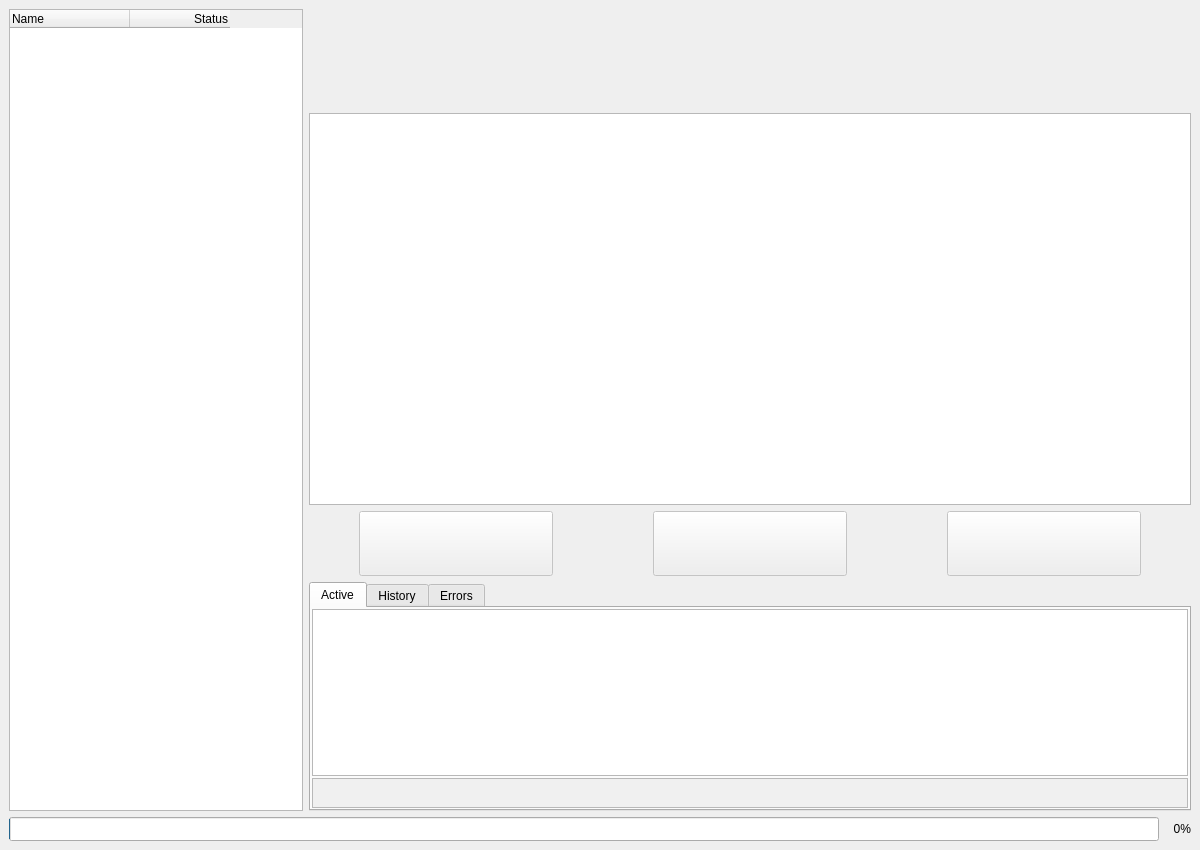
<?xml version="1.0" encoding="UTF-8"?>
<ui version="4.0">
 <class>FixateUI</class>
 <widget class="QMainWindow" name="FixateUI">
  <property name="enabled">
   <bool>true</bool>
  </property>
  <property name="geometry">
   <rect>
    <x>0</x>
    <y>0</y>
    <width>1200</width>
    <height>850</height>
   </rect>
  </property>
  <property name="baseSize">
   <size>
    <width>1200</width>
    <height>850</height>
   </size>
  </property>
  <property name="focusPolicy">
   <enum>Qt::StrongFocus</enum>
  </property>
  <property name="contextMenuPolicy">
   <enum>Qt::NoContextMenu</enum>
  </property>
  <property name="windowTitle">
   <string notr="true">Fixate</string>
  </property>
  <property name="windowOpacity">
   <double>1.000000000000000</double>
  </property>
  <property name="toolTip">
   <string notr="true"/>
  </property>
  <property name="statusTip">
   <string notr="true">Fixate</string>
  </property>
  <property name="whatsThis">
   <string notr="true">Fixate</string>
  </property>
  <property name="accessibleName">
   <string notr="true">Fixate</string>
  </property>
  <property name="accessibleDescription">
   <string notr="true"/>
  </property>
  <property name="autoFillBackground">
   <bool>false</bool>
  </property>
  <property name="windowFilePath">
   <string notr="true"/>
  </property>
  <property name="inputMethodHints">
   <set>Qt::ImhNone</set>
  </property>
  <property name="tabShape">
   <enum>QTabWidget::Rounded</enum>
  </property>
  <widget class="QWidget" name="MainWindow">
   <property name="toolTip">
    <string notr="true"/>
   </property>
   <property name="statusTip">
    <string notr="true"/>
   </property>
   <property name="whatsThis">
    <string notr="true"/>
   </property>
   <property name="accessibleName">
    <string notr="true"/>
   </property>
   <property name="accessibleDescription">
    <string notr="true"/>
   </property>
   <layout class="QGridLayout" name="gridLayout">
    <item row="0" column="1">
     <layout class="QVBoxLayout" name="FrameLayout" stretch="0,0">
      <property name="rightMargin">
       <number>0</number>
      </property>
      <property name="bottomMargin">
       <number>0</number>
      </property>
      <item>
       <layout class="QHBoxLayout" name="PaneLayout" stretch="1,3">
        <property name="leftMargin">
         <number>0</number>
        </property>
        <property name="rightMargin">
         <number>0</number>
        </property>
        <item>
         <layout class="QVBoxLayout" name="TestTreeLayout">
          <property name="rightMargin">
           <number>0</number>
          </property>
          <item>
           <widget class="QTreeWidget" name="TestTree">
            <property name="enabled">
             <bool>true</bool>
            </property>
            <property name="toolTip">
             <string notr="true"/>
            </property>
            <property name="statusTip">
             <string notr="true"/>
            </property>
            <property name="whatsThis">
             <string notr="true"/>
            </property>
            <property name="accessibleName">
             <string notr="true"/>
            </property>
            <property name="accessibleDescription">
             <string notr="true"/>
            </property>
            <property name="editTriggers">
             <set>QAbstractItemView::NoEditTriggers</set>
            </property>
            <property name="tabKeyNavigation">
             <bool>true</bool>
            </property>
            <property name="showDropIndicator" stdset="0">
             <bool>false</bool>
            </property>
            <property name="indentation">
             <number>10</number>
            </property>
            <property name="rootIsDecorated">
             <bool>true</bool>
            </property>
            <property name="uniformRowHeights">
             <bool>true</bool>
            </property>
            <property name="animated">
             <bool>true</bool>
            </property>
            <property name="allColumnsShowFocus">
             <bool>false</bool>
            </property>
            <property name="wordWrap">
             <bool>false</bool>
            </property>
            <property name="headerHidden">
             <bool>false</bool>
            </property>
            <property name="columnCount">
             <number>2</number>
            </property>
            <attribute name="headerVisible">
             <bool>true</bool>
            </attribute>
            <attribute name="headerCascadingSectionResizes">
             <bool>false</bool>
            </attribute>
            <attribute name="headerDefaultSectionSize">
             <number>120</number>
            </attribute>
            <attribute name="headerHighlightSections">
             <bool>false</bool>
            </attribute>
            <attribute name="headerMinimumSectionSize">
             <number>20</number>
            </attribute>
            <attribute name="headerShowSortIndicator" stdset="0">
             <bool>false</bool>
            </attribute>
            <attribute name="headerStretchLastSection">
             <bool>false</bool>
            </attribute>
            <column>
             <property name="text">
              <string notr="true">Name</string>
             </property>
             <property name="toolTip">
              <string notr="true"/>
             </property>
             <property name="statusTip">
              <string notr="true"/>
             </property>
             <property name="whatsThis">
              <string notr="true"/>
             </property>
            </column>
            <column>
             <property name="text">
              <string notr="true">Status</string>
             </property>
             <property name="toolTip">
              <string notr="true"/>
             </property>
             <property name="statusTip">
              <string notr="true"/>
             </property>
             <property name="whatsThis">
              <string notr="true"/>
             </property>
             <property name="textAlignment">
              <set>AlignTrailing|AlignVCenter</set>
             </property>
            </column>
           </widget>
          </item>
         </layout>
        </item>
        <item>
         <layout class="QVBoxLayout" name="MainLayout" stretch="3,12,2,7">
          <property name="rightMargin">
           <number>0</number>
          </property>
          <item>
           <layout class="QHBoxLayout" name="TitleLayout" stretch="10,1">
            <property name="spacing">
             <number>2</number>
            </property>
            <property name="topMargin">
             <number>0</number>
            </property>
            <item>
             <layout class="QVBoxLayout" name="InfoLayout" stretch="1,1">
              <property name="rightMargin">
               <number>0</number>
              </property>
              <item>
               <widget class="QLabel" name="ActiveTest">
                <property name="sizePolicy">
                 <sizepolicy hsizetype="Expanding" vsizetype="Preferred">
                  <horstretch>10</horstretch>
                  <verstretch>0</verstretch>
                 </sizepolicy>
                </property>
                <property name="font">
                 <font>
                  <family>Arial</family>
                  <pointsize>20</pointsize>
                  <weight>75</weight>
                  <bold>true</bold>
                  <underline>false</underline>
                  <strikeout>false</strikeout>
                  <kerning>true</kerning>
                 </font>
                </property>
                <property name="contextMenuPolicy">
                 <enum>Qt::NoContextMenu</enum>
                </property>
                <property name="toolTip">
                 <string notr="true"/>
                </property>
                <property name="statusTip">
                 <string notr="true"/>
                </property>
                <property name="whatsThis">
                 <string notr="true"/>
                </property>
                <property name="accessibleName">
                 <string notr="true"/>
                </property>
                <property name="accessibleDescription">
                 <string notr="true"/>
                </property>
                <property name="text">
                 <string/>
                </property>
                <property name="scaledContents">
                 <bool>false</bool>
                </property>
                <property name="alignment">
                 <set>Qt::AlignCenter</set>
                </property>
                <property name="wordWrap">
                 <bool>false</bool>
                </property>
                <property name="margin">
                 <number>0</number>
                </property>
                <property name="indent">
                 <number>10</number>
                </property>
                <property name="textInteractionFlags">
                 <set>Qt::TextSelectableByMouse</set>
                </property>
               </widget>
              </item>
              <item>
               <widget class="QLabel" name="TestDescription">
                <property name="sizePolicy">
                 <sizepolicy hsizetype="Expanding" vsizetype="Preferred">
                  <horstretch>0</horstretch>
                  <verstretch>0</verstretch>
                 </sizepolicy>
                </property>
                <property name="font">
                 <font>
                  <family>Arial</family>
                  <pointsize>14</pointsize>
                  <weight>50</weight>
                  <bold>false</bold>
                  <underline>false</underline>
                  <strikeout>false</strikeout>
                  <kerning>true</kerning>
                 </font>
                </property>
                <property name="contextMenuPolicy">
                 <enum>Qt::NoContextMenu</enum>
                </property>
                <property name="toolTip">
                 <string notr="true"/>
                </property>
                <property name="statusTip">
                 <string notr="true"/>
                </property>
                <property name="whatsThis">
                 <string notr="true"/>
                </property>
                <property name="accessibleName">
                 <string notr="true"/>
                </property>
                <property name="accessibleDescription">
                 <string notr="true"/>
                </property>
                <property name="text">
                 <string/>
                </property>
                <property name="scaledContents">
                 <bool>false</bool>
                </property>
                <property name="alignment">
                 <set>Qt::AlignCenter</set>
                </property>
                <property name="wordWrap">
                 <bool>false</bool>
                </property>
                <property name="margin">
                 <number>0</number>
                </property>
                <property name="indent">
                 <number>10</number>
                </property>
                <property name="textInteractionFlags">
                 <set>Qt::TextSelectableByMouse</set>
                </property>
               </widget>
              </item>
             </layout>
            </item>
            <item>
             <widget class="QWidget" name="IndicatorContainer" native="true">
              <layout class="QGridLayout" name="IndicatorLayout">
               <property name="leftMargin">
                <number>0</number>
               </property>
               <property name="topMargin">
                <number>0</number>
               </property>
               <property name="rightMargin">
                <number>0</number>
               </property>
               <property name="bottomMargin">
                <number>0</number>
               </property>
               <item row="0" column="0">
                <widget class="QLabel" name="WorkingIndicator">
                 <property name="sizePolicy">
                  <sizepolicy hsizetype="Preferred" vsizetype="Preferred">
                   <horstretch>0</horstretch>
                   <verstretch>0</verstretch>
                  </sizepolicy>
                 </property>
                 <property name="toolTip">
                  <string notr="true"/>
                 </property>
                 <property name="statusTip">
                  <string notr="true"/>
                 </property>
                 <property name="whatsThis">
                  <string notr="true"/>
                 </property>
                 <property name="accessibleName">
                  <string notr="true"/>
                 </property>
                 <property name="accessibleDescription">
                  <string notr="true"/>
                 </property>
                 <property name="text">
                  <string/>
                 </property>
                </widget>
               </item>
              </layout>
             </widget>
            </item>
           </layout>
          </item>
          <item>
           <widget class="ResizeImageView" name="ImageView">
            <property name="enabled">
             <bool>true</bool>
            </property>
            <property name="sizePolicy">
             <sizepolicy hsizetype="Expanding" vsizetype="Expanding">
              <horstretch>0</horstretch>
              <verstretch>0</verstretch>
             </sizepolicy>
            </property>
            <property name="focusPolicy">
             <enum>Qt::NoFocus</enum>
            </property>
            <property name="contextMenuPolicy">
             <enum>Qt::NoContextMenu</enum>
            </property>
            <property name="acceptDrops">
             <bool>false</bool>
            </property>
            <property name="toolTip">
             <string notr="true"/>
            </property>
            <property name="statusTip">
             <string notr="true"/>
            </property>
            <property name="whatsThis">
             <string notr="true"/>
            </property>
            <property name="accessibleName">
             <string notr="true"/>
            </property>
            <property name="autoFillBackground">
             <bool>true</bool>
            </property>
            <property name="verticalScrollBarPolicy">
             <enum>Qt::ScrollBarAlwaysOff</enum>
            </property>
            <property name="horizontalScrollBarPolicy">
             <enum>Qt::ScrollBarAlwaysOff</enum>
            </property>
            <property name="sizeAdjustPolicy">
             <enum>QAbstractScrollArea::AdjustIgnored</enum>
            </property>
            <property name="interactive">
             <bool>false</bool>
            </property>
           </widget>
          </item>
          <item>
           <layout class="QHBoxLayout" name="ButtonLayout" stretch="1,1,1">
            <property name="spacing">
             <number>100</number>
            </property>
            <property name="sizeConstraint">
             <enum>QLayout::SetMaximumSize</enum>
            </property>
            <property name="leftMargin">
             <number>50</number>
            </property>
            <property name="rightMargin">
             <number>50</number>
            </property>
            <item>
             <widget class="QPushButton" name="Button_1">
              <property name="enabled">
               <bool>false</bool>
              </property>
              <property name="sizePolicy">
               <sizepolicy hsizetype="Minimum" vsizetype="Expanding">
                <horstretch>0</horstretch>
                <verstretch>0</verstretch>
               </sizepolicy>
              </property>
              <property name="text">
               <string/>
              </property>
              <property name="checkable">
               <bool>false</bool>
              </property>
              <property name="default">
               <bool>false</bool>
              </property>
              <property name="flat">
               <bool>false</bool>
              </property>
             </widget>
            </item>
            <item>
             <widget class="QPushButton" name="Button_2">
              <property name="enabled">
               <bool>false</bool>
              </property>
              <property name="sizePolicy">
               <sizepolicy hsizetype="Minimum" vsizetype="Expanding">
                <horstretch>0</horstretch>
                <verstretch>0</verstretch>
               </sizepolicy>
              </property>
              <property name="text">
               <string/>
              </property>
             </widget>
            </item>
            <item>
             <widget class="QPushButton" name="Button_3">
              <property name="enabled">
               <bool>false</bool>
              </property>
              <property name="sizePolicy">
               <sizepolicy hsizetype="Minimum" vsizetype="Expanding">
                <horstretch>0</horstretch>
                <verstretch>0</verstretch>
               </sizepolicy>
              </property>
              <property name="text">
               <string/>
              </property>
             </widget>
            </item>
           </layout>
          </item>
          <item>
           <widget class="QTabWidget" name="EventTabs">
            <property name="sizePolicy">
             <sizepolicy hsizetype="Expanding" vsizetype="Expanding">
              <horstretch>0</horstretch>
              <verstretch>0</verstretch>
             </sizepolicy>
            </property>
            <property name="toolTip">
             <string notr="true"/>
            </property>
            <property name="statusTip">
             <string notr="true"/>
            </property>
            <property name="whatsThis">
             <string notr="true"/>
            </property>
            <property name="accessibleName">
             <string notr="true"/>
            </property>
            <property name="accessibleDescription">
             <string notr="true"/>
            </property>
            <property name="currentIndex">
             <number>0</number>
            </property>
            <widget class="QWidget" name="Active">
             <property name="toolTip">
              <string notr="true"/>
             </property>
             <property name="statusTip">
              <string notr="true"/>
             </property>
             <property name="whatsThis">
              <string notr="true"/>
             </property>
             <property name="accessibleName">
              <string notr="true"/>
             </property>
             <property name="accessibleDescription">
              <string notr="true"/>
             </property>
             <attribute name="title">
              <string>Active</string>
             </attribute>
             <layout class="QGridLayout" name="ActiveLayout" rowstretch="7,1">
              <property name="leftMargin">
               <number>1</number>
              </property>
              <property name="topMargin">
               <number>1</number>
              </property>
              <property name="rightMargin">
               <number>1</number>
              </property>
              <property name="bottomMargin">
               <number>1</number>
              </property>
              <property name="verticalSpacing">
               <number>2</number>
              </property>
              <item row="0" column="0">
               <widget class="QTextEdit" name="ActiveEvent">
                <property name="sizePolicy">
                 <sizepolicy hsizetype="Expanding" vsizetype="Expanding">
                  <horstretch>0</horstretch>
                  <verstretch>0</verstretch>
                 </sizepolicy>
                </property>
                <property name="minimumSize">
                 <size>
                  <width>0</width>
                  <height>0</height>
                 </size>
                </property>
                <property name="font">
                 <font>
                  <family>Arial</family>
                  <pointsize>18</pointsize>
                 </font>
                </property>
                <property name="cursor" stdset="0">
                 <cursorShape>IBeamCursor</cursorShape>
                </property>
                <property name="focusPolicy">
                 <enum>Qt::NoFocus</enum>
                </property>
                <property name="toolTip">
                 <string notr="true"/>
                </property>
                <property name="statusTip">
                 <string notr="true"/>
                </property>
                <property name="whatsThis">
                 <string notr="true"/>
                </property>
                <property name="accessibleName">
                 <string notr="true"/>
                </property>
                <property name="accessibleDescription">
                 <string notr="true"/>
                </property>
                <property name="frameShape">
                 <enum>QFrame::StyledPanel</enum>
                </property>
                <property name="frameShadow">
                 <enum>QFrame::Sunken</enum>
                </property>
                <property name="lineWidth">
                 <number>1</number>
                </property>
                <property name="horizontalScrollBarPolicy">
                 <enum>Qt::ScrollBarAlwaysOff</enum>
                </property>
                <property name="sizeAdjustPolicy">
                 <enum>QAbstractScrollArea::AdjustToContents</enum>
                </property>
                <property name="autoFormatting">
                 <set>QTextEdit::AutoNone</set>
                </property>
                <property name="documentTitle">
                 <string notr="true"/>
                </property>
                <property name="undoRedoEnabled">
                 <bool>false</bool>
                </property>
                <property name="readOnly">
                 <bool>true</bool>
                </property>
                <property name="acceptRichText">
                 <bool>false</bool>
                </property>
                <property name="cursorWidth">
                 <number>1</number>
                </property>
                <property name="placeholderText">
                 <string notr="true"/>
                </property>
               </widget>
              </item>
              <item row="1" column="0">
               <widget class="SubmissionTextBox" name="UserInputBox">
                <property name="enabled">
                 <bool>false</bool>
                </property>
                <property name="sizePolicy">
                 <sizepolicy hsizetype="Expanding" vsizetype="Expanding">
                  <horstretch>0</horstretch>
                  <verstretch>0</verstretch>
                 </sizepolicy>
                </property>
                <property name="minimumSize">
                 <size>
                  <width>0</width>
                  <height>30</height>
                 </size>
                </property>
                <property name="palette">
                 <palette>
                  <active>
                   <colorrole role="Base">
                    <brush brushstyle="SolidPattern">
                     <color alpha="255">
                      <red>255</red>
                      <green>202</green>
                      <blue>175</blue>
                     </color>
                    </brush>
                   </colorrole>
                  </active>
                  <inactive>
                   <colorrole role="Base">
                    <brush brushstyle="SolidPattern">
                     <color alpha="255">
                      <red>255</red>
                      <green>202</green>
                      <blue>175</blue>
                     </color>
                    </brush>
                   </colorrole>
                  </inactive>
                  <disabled>
                   <colorrole role="Base">
                    <brush brushstyle="SolidPattern">
                     <color alpha="255">
                      <red>240</red>
                      <green>240</green>
                      <blue>240</blue>
                     </color>
                    </brush>
                   </colorrole>
                  </disabled>
                 </palette>
                </property>
                <property name="font">
                 <font>
                  <pointsize>12</pointsize>
                  <weight>50</weight>
                  <bold>false</bold>
                 </font>
                </property>
                <property name="cursor" stdset="0">
                 <cursorShape>IBeamCursor</cursorShape>
                </property>
                <property name="acceptDrops">
                 <bool>false</bool>
                </property>
                <property name="toolTip">
                 <string notr="true"/>
                </property>
                <property name="statusTip">
                 <string notr="true"/>
                </property>
                <property name="whatsThis">
                 <string notr="true"/>
                </property>
                <property name="accessibleName">
                 <string notr="true"/>
                </property>
                <property name="accessibleDescription">
                 <string notr="true"/>
                </property>
                <property name="documentTitle">
                 <string notr="true"/>
                </property>
                <property name="undoRedoEnabled">
                 <bool>false</bool>
                </property>
                <property name="readOnly">
                 <bool>false</bool>
                </property>
                <property name="plainText">
                 <string notr="true"/>
                </property>
                <property name="textInteractionFlags">
                 <set>Qt::TextEditorInteraction</set>
                </property>
                <property name="maximumBlockCount">
                 <number>1</number>
                </property>
                <property name="placeholderText">
                 <string notr="true"/>
                </property>
               </widget>
              </item>
             </layout>
            </widget>
            <widget class="QWidget" name="History">
             <property name="toolTip">
              <string notr="true"/>
             </property>
             <property name="statusTip">
              <string notr="true"/>
             </property>
             <property name="whatsThis">
              <string notr="true"/>
             </property>
             <property name="accessibleName">
              <string notr="true"/>
             </property>
             <property name="accessibleDescription">
              <string notr="true"/>
             </property>
             <attribute name="title">
              <string>History</string>
             </attribute>
             <layout class="QGridLayout" name="HistoryLayout">
              <property name="leftMargin">
               <number>1</number>
              </property>
              <property name="topMargin">
               <number>1</number>
              </property>
              <property name="rightMargin">
               <number>1</number>
              </property>
              <property name="bottomMargin">
               <number>1</number>
              </property>
              <item row="0" column="0">
               <widget class="QTextEdit" name="Events">
                <property name="sizePolicy">
                 <sizepolicy hsizetype="Expanding" vsizetype="Expanding">
                  <horstretch>0</horstretch>
                  <verstretch>0</verstretch>
                 </sizepolicy>
                </property>
                <property name="minimumSize">
                 <size>
                  <width>0</width>
                  <height>0</height>
                 </size>
                </property>
                <property name="font">
                 <font>
                  <family>Courier New</family>
                  <pointsize>9</pointsize>
                 </font>
                </property>
                <property name="cursor" stdset="0">
                 <cursorShape>IBeamCursor</cursorShape>
                </property>
                <property name="focusPolicy">
                 <enum>Qt::NoFocus</enum>
                </property>
                <property name="toolTip">
                 <string notr="true"/>
                </property>
                <property name="statusTip">
                 <string notr="true"/>
                </property>
                <property name="whatsThis">
                 <string notr="true"/>
                </property>
                <property name="accessibleName">
                 <string notr="true"/>
                </property>
                <property name="accessibleDescription">
                 <string notr="true"/>
                </property>
                <property name="frameShape">
                 <enum>QFrame::StyledPanel</enum>
                </property>
                <property name="frameShadow">
                 <enum>QFrame::Sunken</enum>
                </property>
                <property name="lineWidth">
                 <number>1</number>
                </property>
                <property name="horizontalScrollBarPolicy">
                 <enum>Qt::ScrollBarAlwaysOff</enum>
                </property>
                <property name="sizeAdjustPolicy">
                 <enum>QAbstractScrollArea::AdjustToContents</enum>
                </property>
                <property name="autoFormatting">
                 <set>QTextEdit::AutoNone</set>
                </property>
                <property name="documentTitle">
                 <string notr="true"/>
                </property>
                <property name="undoRedoEnabled">
                 <bool>false</bool>
                </property>
                <property name="readOnly">
                 <bool>true</bool>
                </property>
                <property name="acceptRichText">
                 <bool>false</bool>
                </property>
                <property name="cursorWidth">
                 <number>1</number>
                </property>
               </widget>
              </item>
             </layout>
            </widget>
            <widget class="QWidget" name="ErrorLog">
             <property name="toolTip">
              <string notr="true"/>
             </property>
             <property name="statusTip">
              <string notr="true"/>
             </property>
             <property name="whatsThis">
              <string notr="true"/>
             </property>
             <property name="accessibleName">
              <string notr="true"/>
             </property>
             <property name="accessibleDescription">
              <string notr="true"/>
             </property>
             <attribute name="title">
              <string>Errors</string>
             </attribute>
             <layout class="QGridLayout" name="ErrorLayout">
              <property name="leftMargin">
               <number>1</number>
              </property>
              <property name="topMargin">
               <number>1</number>
              </property>
              <property name="rightMargin">
               <number>1</number>
              </property>
              <property name="bottomMargin">
               <number>1</number>
              </property>
              <item row="0" column="0">
               <widget class="QTextEdit" name="Errors">
                <property name="sizePolicy">
                 <sizepolicy hsizetype="Expanding" vsizetype="Expanding">
                  <horstretch>0</horstretch>
                  <verstretch>0</verstretch>
                 </sizepolicy>
                </property>
                <property name="minimumSize">
                 <size>
                  <width>0</width>
                  <height>0</height>
                 </size>
                </property>
                <property name="palette">
                 <palette>
                  <active>
                   <colorrole role="Text">
                    <brush brushstyle="SolidPattern">
                     <color alpha="255">
                      <red>255</red>
                      <green>0</green>
                      <blue>0</blue>
                     </color>
                    </brush>
                   </colorrole>
                  </active>
                  <inactive>
                   <colorrole role="Text">
                    <brush brushstyle="SolidPattern">
                     <color alpha="255">
                      <red>255</red>
                      <green>0</green>
                      <blue>0</blue>
                     </color>
                    </brush>
                   </colorrole>
                  </inactive>
                  <disabled>
                   <colorrole role="Text">
                    <brush brushstyle="SolidPattern">
                     <color alpha="255">
                      <red>120</red>
                      <green>120</green>
                      <blue>120</blue>
                     </color>
                    </brush>
                   </colorrole>
                  </disabled>
                 </palette>
                </property>
                <property name="font">
                 <font>
                  <family>Courier New</family>
                  <pointsize>9</pointsize>
                  <weight>75</weight>
                  <bold>true</bold>
                 </font>
                </property>
                <property name="cursor" stdset="0">
                 <cursorShape>IBeamCursor</cursorShape>
                </property>
                <property name="focusPolicy">
                 <enum>Qt::NoFocus</enum>
                </property>
                <property name="toolTip">
                 <string notr="true"/>
                </property>
                <property name="statusTip">
                 <string notr="true"/>
                </property>
                <property name="whatsThis">
                 <string notr="true"/>
                </property>
                <property name="accessibleName">
                 <string notr="true"/>
                </property>
                <property name="accessibleDescription">
                 <string notr="true"/>
                </property>
                <property name="frameShape">
                 <enum>QFrame::StyledPanel</enum>
                </property>
                <property name="frameShadow">
                 <enum>QFrame::Sunken</enum>
                </property>
                <property name="lineWidth">
                 <number>1</number>
                </property>
                <property name="horizontalScrollBarPolicy">
                 <enum>Qt::ScrollBarAlwaysOff</enum>
                </property>
                <property name="sizeAdjustPolicy">
                 <enum>QAbstractScrollArea::AdjustToContents</enum>
                </property>
                <property name="autoFormatting">
                 <set>QTextEdit::AutoNone</set>
                </property>
                <property name="documentTitle">
                 <string notr="true"/>
                </property>
                <property name="undoRedoEnabled">
                 <bool>false</bool>
                </property>
                <property name="readOnly">
                 <bool>true</bool>
                </property>
                <property name="acceptRichText">
                 <bool>false</bool>
                </property>
                <property name="cursorWidth">
                 <number>1</number>
                </property>
               </widget>
              </item>
             </layout>
            </widget>
           </widget>
          </item>
         </layout>
        </item>
       </layout>
      </item>
      <item>
       <widget class="QProgressBar" name="ProgressBar">
        <property name="contextMenuPolicy">
         <enum>Qt::NoContextMenu</enum>
        </property>
        <property name="toolTip">
         <string notr="true"/>
        </property>
        <property name="statusTip">
         <string notr="true"/>
        </property>
        <property name="whatsThis">
         <string notr="true"/>
        </property>
        <property name="accessibleName">
         <string notr="true"/>
        </property>
        <property name="accessibleDescription">
         <string notr="true"/>
        </property>
        <property name="autoFillBackground">
         <bool>false</bool>
        </property>
        <property name="styleSheet">
         <string notr="true">QProgressBar{
	padding: 1px;
	margin-right: 32px;
}

QProgressBar::chunk{
	background-color: qlineargradient(x1: 0, y1: 0, x2: 0, y2: 1,
                                      stop: 0 #baf3bc, stop: 0.6 #05d431);
	margin: 0px;
	width: 1px;
}</string>
        </property>
        <property name="value">
         <number>0</number>
        </property>
        <property name="alignment">
         <set>Qt::AlignRight|Qt::AlignTrailing|Qt::AlignVCenter</set>
        </property>
        <property name="textVisible">
         <bool>true</bool>
        </property>
       </widget>
      </item>
     </layout>
    </item>
   </layout>
  </widget>
 </widget>
 <customwidgets>
  <customwidget>
   <class>ResizeImageView</class>
   <extends>QGraphicsView</extends>
   <header location="global">fixate.ui_gui_qt.subclassed_widgets</header>
  </customwidget>
  <customwidget>
   <class>SubmissionTextBox</class>
   <extends>QPlainTextEdit</extends>
   <header location="global">fixate.ui_gui_qt.subclassed_widgets</header>
  </customwidget>
 </customwidgets>
 <resources/>
 <connections/>
</ui>
